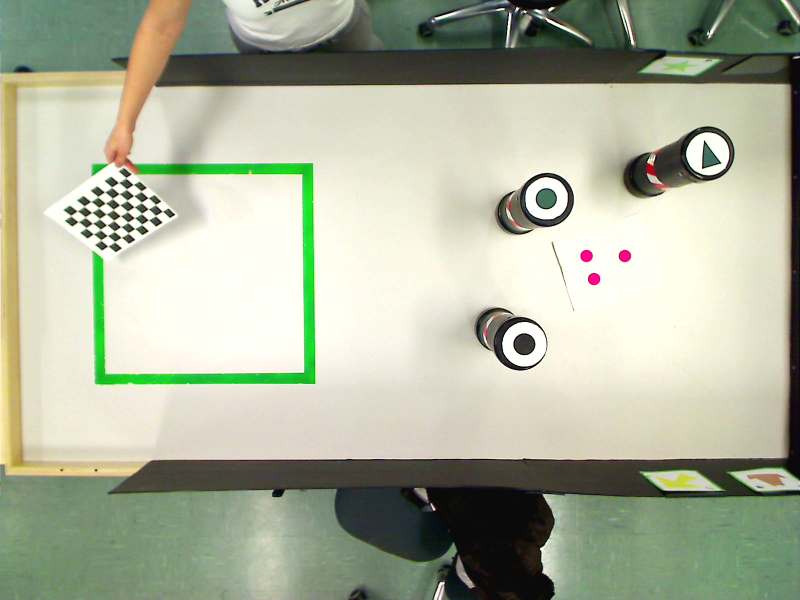
#> input picture design/vision/image/pic (30).png, 1600 x 1200 px (shown at 1/2 size)
$ python -i obstacles_detector.py   (imports and definitions only)   (older library calls are emulated)
#> lines starting #> are read from the running program, lines starting #| are printed output that depends on the picture; after the words box and inside, x2 and y2 are one past the last pixel; in counts of white or black regions, pixels touching at a corner belong together
#> further down, picture is the input picture: shape (1200, 1600, 3); mean B, G, R 157.4, 179, 173.4
### design/vision/world_utils.py
import math
import cv2
import numpy as np

from design.vision.constants import (MAXIMUM_ANGLE_BETWEEN_SIMILAR_ANGLES,
                                     MAXIMUM_DISTANCE_BETWEEN_SIMILAR_COORDINATES)


def calculate_angle(point1, point2):
    return math.atan2(point1[1] - point2[1], point1[0] - point2[0])


# [6 lines left out: function define_cardinal_point, not called in this run]


def calculate_norm(x1, y1, x2, y2):
    norm = math.sqrt((x2 - x1) ** 2 + (y2 - y1) ** 2)
    return norm


def eliminate_duplicated_points(array, minimum_distance):
    keep = np.ones(array.shape, dtype=bool)
    for i, point_a in enumerate(array):
        x1, y1 = point_a[0]
        for k in range(i, len(array)):
            if i != k:
                x2, y2 = array[k][0]
                if calculate_norm(x1, y1, x2, y2) < minimum_distance:
                    keep[k] = False
    array = array[keep]
    new = list(zip(*[array[i::2] for i in range(2)]))
    return new


# [82 lines left out: functions eliminate_close_points_in_list, get_best_information, check_if_both_information_are_similar, undistort_image, triangle_shortest_edge, apply_segmentation, not called in this run]


def calculate_centroid(contour):
    moment = cv2.moments(contour)
    cx, cy = 0, 0
    if moment['m00'] != 0:
        cx = int(moment['m10'] / moment['m00'])
        cy = int(moment['m01'] / moment['m00'])
    return cx, cy


# [5 lines left out: function calculate_minimal_box_area, not called in this run]


def convert_to_degrees(angle_in_radians):
    return (math.degrees(angle_in_radians) + 360) % 360


# [62 lines left out: functions are_robot_information_similar, are_drawing_zone_information_similar, are_obstacles_information_similar, not called in this run]

### design/vision/obstacles_detector.py
import cv2
import numpy
import numpy as np
import math
import design.vision.constants as constants
from design.vision.exceptions import ObstaclesNotFound
from design.vision.world_utils import (calculate_angle,
                                       define_cardinal_point,
                                       eliminate_duplicated_points,
                                       triangle_shortest_edge,
                                       calculate_centroid,
                                       eliminate_close_points_in_list)


class ObstaclesDetector:
    def __init__(self):
        self.triangular_obstacles_coordinates = []
        self.obstacles_information = []

    @staticmethod
    def __detect_obstacles_top_circles(frame: numpy.ndarray):
        gray = cv2.cvtColor(frame, cv2.COLOR_BGR2GRAY)
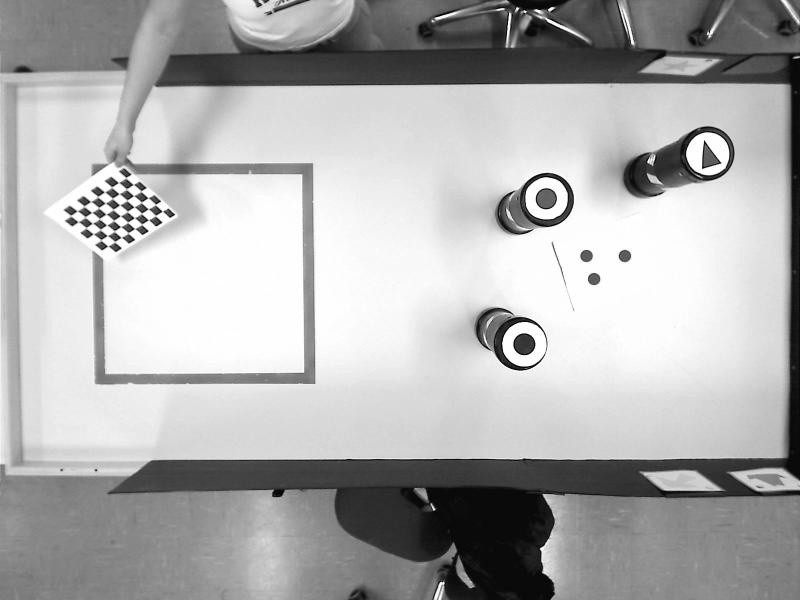
#> gray: shape (1200, 1600) (shown at 1/2 size); min 0, max 255, mean 174.9
        image_with_circles = frame.copy()
        circles = cv2.HoughCircles(gray, cv2.HOUGH_GRADIENT, 1.2, 200,
                                   minRadius=constants.OBSTACLES_WHITE_CIRCLE_MIN_RADIUS)
#> circles = [[1049.4, 689.4, 45.6], [1414.2, 305.4, 54.6], [1097.4, 397.8, 50.16]]

        if circles is not None:
            circles = np.round(circles[0, :]).astype("int")
#> circles = [[1049, 689, 46], [1414, 305, 55], [1097, 398, 50]]
            for (x, y, radius) in circles:
                if constants.OBSTACLE_MIN_RADIUS < radius < constants.OBSTACLE_MAX_RADIUS:
                    # draw the circles to make mask afterwards
                    cv2.circle(image_with_circles, (x, y), radius, (255, 255, 0), -1)
#> this loop made 3 passes
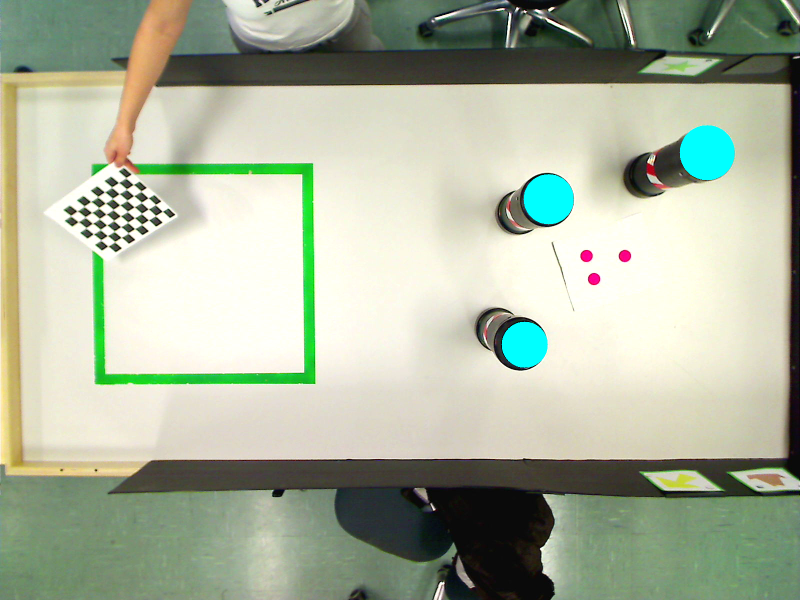
#> image_with_circles: shape (1200, 1600, 3) (shown at 1/2 size); 1.25% of pixels changed, all inside (x1, y1, x2, y2) = (1003, 250, 1470, 736)
        return image_with_circles

    def __show_obstacles_region_of_interest(self, frame: numpy.ndarray):
        image_with_circles = self.__detect_obstacles_top_circles(frame)
        aqua = np.array([255, 255, 0], dtype=np.uint8)
        masked_img = cv2.inRange(image_with_circles, aqua, aqua)
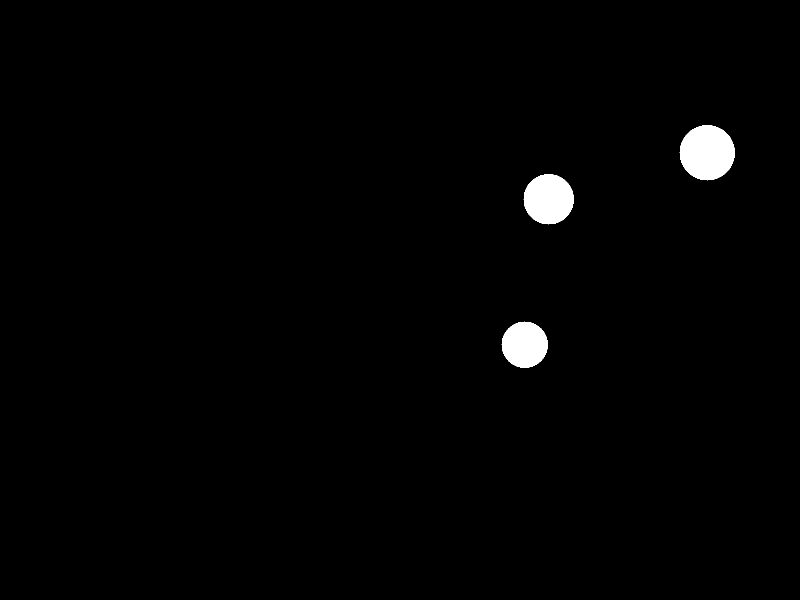
#> masked_img: shape (1200, 1600) (shown at 1/2 size); 1.2% white; 3 white regions, box (x1, y1, x2, y2) and area: (1359, 250, 1470, 361) 9477, (1047, 348, 1148, 449) 7845, (1003, 643, 1096, 736) 6625
        masked_img = cv2.bitwise_and(frame, frame, mask=masked_img)
#> masked_img: shape (1200, 1600, 3)
        return masked_img

    @staticmethod
    def __denoise_image(image):
        gray_image = cv2.cvtColor(image, cv2.COLOR_BGR2GRAY)
        filtered_image = cv2.bilateralFilter(gray_image, 10, 100, 100)

        kernel = np.ones((5, 5), np.uint8)
        morphed_image = cv2.morphologyEx(filtered_image, cv2.MORPH_OPEN, kernel)
        return morphed_image

    def __refine_image_contours(self, frame: numpy.ndarray):
        masked_image = self.__show_obstacles_region_of_interest(frame)
        denoised_image = self.__denoise_image(masked_image)
        canny_image = cv2.Canny(denoised_image, 100, 300, 3)
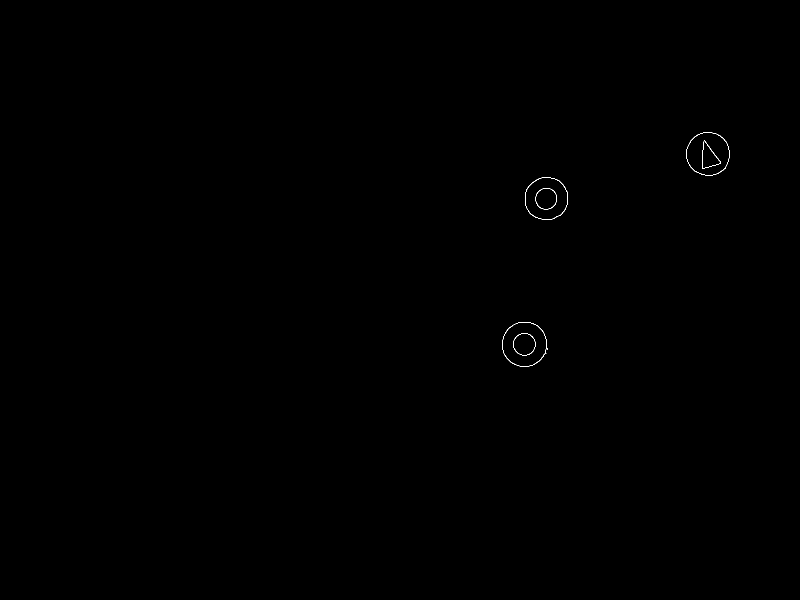
#> canny_image: shape (1200, 1600) (shown at 1/2 size); 0.07% white in thin lines or dots, all inside (x1, y1, x2, y2) = (1004, 264, 1459, 734)
        return canny_image

    def __find_obstacles_contours(self, frame: numpy.ndarray):
        image = self.__refine_image_contours(frame)
        _, contours, _ = cv2.findContours(image, cv2.RETR_CCOMP, cv2.CHAIN_APPROX_SIMPLE)
#> contours = 13 contours, 2 with area under 20; largest, box (x1, y1, x2, y2) and area: (1004, 644, 1094, 734) 6247, (1004, 644, 1094, 734) 6179, (1372, 264, 1459, 351) 5862, (1372, 264, 1459, 351) 5802, (1050, 354, 1136, 439) 5758
        return contours

    def __detect_triangles(self, frame: numpy.ndarray):
        contours = self.__find_obstacles_contours(frame)
        triangles_obstacles = []

        for contour in contours:
            x, y, w, h = cv2.boundingRect(contour)
            cx, cy = calculate_centroid(contour)

            high = constants.HIGHER_TRIANGLE_BOX_SIZE
            low = constants.LOWER_TRIANGLE_BOX_SIZE
            if high > w > low and high > h > low:
                perimeter = cv2.arcLength(contour, True)
                approximated_points = cv2.approxPolyDP(contour, 0.1 * perimeter, True)

                new_approximated_points = eliminate_duplicated_points(approximated_points, 5)

                if len(new_approximated_points) == 3:
                    triangles_obstacles.append([[cx, cy], [new_approximated_points]])
#> this loop made 13 passes
#> (x, y, w, h, cx, cy, perimeter) on passes 3, 4, 7, 8, 11: (1026, 666, 45, 45, 1048, 688, 146.7), (1026, 666, 45, 45, 1048, 688, 144.4), (1071, 376, 43, 43, 1091, 397, 141.1), (1071, 376, 43, 43, 1092, 397, 138.7), (1404, 281, 38, 57, 1424, 304, 310.9)
#> (x, y, w, h, cx, cy) on passes 1, 2, 5, 6, 9, 10: (1092, 706, 1, 1, 0, 0), (1094, 696, 2, 4, 0, 0), (1004, 644, 90, 90, 1048, 688), (1004, 644, 90, 90, 1048, 688), (1050, 354, 86, 85, 1092, 396), (1050, 354, 86, 85, 1092, 396)
#> after the loop, triangles_obstacles = 1 item

#> (the run stopped early here; a loop or call above may not have finished)
